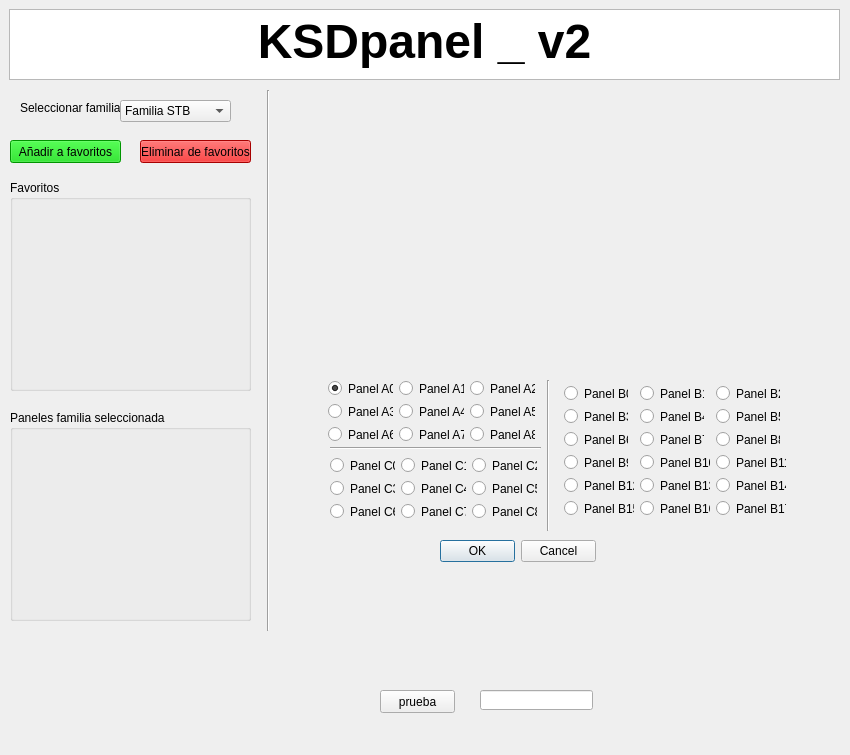
<?xml version="1.0" encoding="UTF-8"?>
<ui version="4.0">
 <class>KSDpanel</class>
 <widget class="QDialog" name="KSDpanel">
  <property name="geometry">
   <rect>
    <x>0</x>
    <y>0</y>
    <width>850</width>
    <height>755</height>
   </rect>
  </property>
  <property name="windowTitle">
   <string>Enter Position</string>
  </property>
  <widget class="QTextEdit" name="textEdit">
   <property name="geometry">
    <rect>
     <x>9</x>
     <y>9</y>
     <width>831</width>
     <height>71</height>
    </rect>
   </property>
   <property name="html">
    <string>&lt;!DOCTYPE HTML PUBLIC &quot;-//W3C//DTD HTML 4.0//EN&quot; &quot;http://www.w3.org/TR/REC-html40/strict.dtd&quot;&gt;
&lt;html&gt;&lt;head&gt;&lt;meta name=&quot;qrichtext&quot; content=&quot;1&quot; /&gt;&lt;style type=&quot;text/css&quot;&gt;
p, li { white-space: pre-wrap; }
&lt;/style&gt;&lt;/head&gt;&lt;body style=&quot; font-family:'MS Shell Dlg 2'; font-size:8.25pt; font-weight:400; font-style:normal;&quot;&gt;
&lt;p align=&quot;center&quot; style=&quot; margin-top:0px; margin-bottom:0px; margin-left:0px; margin-right:0px; -qt-block-indent:0; text-indent:0px;&quot;&gt;&lt;span style=&quot; font-size:36pt; font-weight:600;&quot;&gt;KSDpanel _ v2&lt;/span&gt;&lt;/p&gt;&lt;/body&gt;&lt;/html&gt;</string>
   </property>
  </widget>
  <widget class="Line" name="line">
   <property name="geometry">
    <rect>
     <x>260</x>
     <y>90</y>
     <width>16</width>
     <height>541</height>
    </rect>
   </property>
   <property name="orientation">
    <enum>Qt::Vertical</enum>
   </property>
  </widget>
  <widget class="QLabel" name="label">
   <property name="geometry">
    <rect>
     <x>20</x>
     <y>100</y>
     <width>101</width>
     <height>16</height>
    </rect>
   </property>
   <property name="text">
    <string>Seleccionar familia:</string>
   </property>
  </widget>
  <widget class="QComboBox" name="modeloPanelUI">
   <property name="geometry">
    <rect>
     <x>120</x>
     <y>100</y>
     <width>111</width>
     <height>22</height>
    </rect>
   </property>
   <item>
    <property name="text">
     <string>Familia STB</string>
    </property>
   </item>
   <item>
    <property name="text">
     <string>Familia A</string>
    </property>
   </item>
   <item>
    <property name="text">
     <string>Familia B</string>
    </property>
   </item>
   <item>
    <property name="text">
     <string>Familia C</string>
    </property>
   </item>
   <item>
    <property name="text">
     <string>Familia D</string>
    </property>
   </item>
   <item>
    <property name="text">
     <string>Familia E</string>
    </property>
   </item>
   <item>
    <property name="text">
     <string>Familia F</string>
    </property>
   </item>
   <item>
    <property name="text">
     <string>Familia G</string>
    </property>
   </item>
  </widget>
  <widget class="QPushButton" name="anadirFavoritos">
   <property name="geometry">
    <rect>
     <x>10</x>
     <y>140</y>
     <width>111</width>
     <height>23</height>
    </rect>
   </property>
   <property name="styleSheet">
    <string notr="true">background-color: rgb(0, 209, 0);</string>
   </property>
   <property name="text">
    <string>Añadir a favoritos</string>
   </property>
  </widget>
  <widget class="QPushButton" name="eliminarFavoritos">
   <property name="geometry">
    <rect>
     <x>140</x>
     <y>140</y>
     <width>111</width>
     <height>23</height>
    </rect>
   </property>
   <property name="styleSheet">
    <string notr="true">background-color: rgb(234, 0, 0);</string>
   </property>
   <property name="text">
    <string>Eliminar de favoritos</string>
   </property>
  </widget>
  <widget class="QGroupBox" name="groupBox">
   <property name="geometry">
    <rect>
     <x>10</x>
     <y>180</y>
     <width>241</width>
     <height>211</height>
    </rect>
   </property>
   <property name="title">
    <string>Favoritos</string>
   </property>
  </widget>
  <widget class="QGroupBox" name="groupBox_2">
   <property name="geometry">
    <rect>
     <x>10</x>
     <y>410</y>
     <width>241</width>
     <height>211</height>
    </rect>
   </property>
   <property name="title">
    <string>Paneles familia seleccionada</string>
   </property>
  </widget>
  <widget class="QLabel" name="imagenPanelUI">
   <property name="geometry">
    <rect>
     <x>280</x>
     <y>90</y>
     <width>551</width>
     <height>271</height>
    </rect>
   </property>
   <property name="text">
    <string/>
   </property>
   <property name="pixmap">
    <pixmap>../imagenes/REF_AH.jpg</pixmap>
   </property>
   <property name="scaledContents">
    <bool>true</bool>
   </property>
  </widget>
  <widget class="QRadioButton" name="modeloPanelA0">
   <property name="geometry">
    <rect>
     <x>328</x>
     <y>380</y>
     <width>65</width>
     <height>17</height>
    </rect>
   </property>
   <property name="text">
    <string>Panel A0</string>
   </property>
   <property name="checked">
    <bool>true</bool>
   </property>
  </widget>
  <widget class="QRadioButton" name="modeloPanelA1">
   <property name="geometry">
    <rect>
     <x>399</x>
     <y>380</y>
     <width>65</width>
     <height>17</height>
    </rect>
   </property>
   <property name="text">
    <string>Panel A1</string>
   </property>
  </widget>
  <widget class="QRadioButton" name="modeloPanelA2">
   <property name="geometry">
    <rect>
     <x>470</x>
     <y>380</y>
     <width>65</width>
     <height>17</height>
    </rect>
   </property>
   <property name="text">
    <string>Panel A2</string>
   </property>
  </widget>
  <widget class="QRadioButton" name="modeloPanelA3">
   <property name="geometry">
    <rect>
     <x>328</x>
     <y>403</y>
     <width>65</width>
     <height>17</height>
    </rect>
   </property>
   <property name="text">
    <string>Panel A3</string>
   </property>
  </widget>
  <widget class="QRadioButton" name="modeloPanelA4">
   <property name="geometry">
    <rect>
     <x>399</x>
     <y>403</y>
     <width>65</width>
     <height>17</height>
    </rect>
   </property>
   <property name="text">
    <string>Panel A4</string>
   </property>
  </widget>
  <widget class="QRadioButton" name="modeloPanelA5">
   <property name="geometry">
    <rect>
     <x>470</x>
     <y>403</y>
     <width>65</width>
     <height>17</height>
    </rect>
   </property>
   <property name="text">
    <string>Panel A5</string>
   </property>
  </widget>
  <widget class="QRadioButton" name="modeloPanelA6">
   <property name="geometry">
    <rect>
     <x>328</x>
     <y>426</y>
     <width>65</width>
     <height>17</height>
    </rect>
   </property>
   <property name="text">
    <string>Panel A6</string>
   </property>
  </widget>
  <widget class="QRadioButton" name="modeloPanelA7">
   <property name="geometry">
    <rect>
     <x>399</x>
     <y>426</y>
     <width>65</width>
     <height>17</height>
    </rect>
   </property>
   <property name="text">
    <string>Panel A7</string>
   </property>
  </widget>
  <widget class="QRadioButton" name="modeloPanelA8">
   <property name="geometry">
    <rect>
     <x>470</x>
     <y>426</y>
     <width>65</width>
     <height>17</height>
    </rect>
   </property>
   <property name="text">
    <string>Panel A8</string>
   </property>
  </widget>
  <widget class="QRadioButton" name="modeloPanelB0">
   <property name="geometry">
    <rect>
     <x>564</x>
     <y>385</y>
     <width>64</width>
     <height>17</height>
    </rect>
   </property>
   <property name="text">
    <string>Panel B0</string>
   </property>
  </widget>
  <widget class="QRadioButton" name="modeloPanelB1">
   <property name="geometry">
    <rect>
     <x>640</x>
     <y>385</y>
     <width>64</width>
     <height>17</height>
    </rect>
   </property>
   <property name="text">
    <string>Panel B1</string>
   </property>
  </widget>
  <widget class="QRadioButton" name="modeloPanelB2">
   <property name="geometry">
    <rect>
     <x>716</x>
     <y>385</y>
     <width>64</width>
     <height>17</height>
    </rect>
   </property>
   <property name="text">
    <string>Panel B2</string>
   </property>
  </widget>
  <widget class="QRadioButton" name="modeloPanelB3">
   <property name="geometry">
    <rect>
     <x>564</x>
     <y>408</y>
     <width>64</width>
     <height>17</height>
    </rect>
   </property>
   <property name="text">
    <string>Panel B3</string>
   </property>
  </widget>
  <widget class="QRadioButton" name="modeloPanelB4">
   <property name="geometry">
    <rect>
     <x>640</x>
     <y>408</y>
     <width>64</width>
     <height>17</height>
    </rect>
   </property>
   <property name="text">
    <string>Panel B4</string>
   </property>
  </widget>
  <widget class="QRadioButton" name="modeloPanelB5">
   <property name="geometry">
    <rect>
     <x>716</x>
     <y>408</y>
     <width>64</width>
     <height>17</height>
    </rect>
   </property>
   <property name="text">
    <string>Panel B5</string>
   </property>
  </widget>
  <widget class="QRadioButton" name="modeloPanelB6">
   <property name="geometry">
    <rect>
     <x>564</x>
     <y>431</y>
     <width>64</width>
     <height>17</height>
    </rect>
   </property>
   <property name="text">
    <string>Panel B6</string>
   </property>
  </widget>
  <widget class="QRadioButton" name="modeloPanelB7">
   <property name="geometry">
    <rect>
     <x>640</x>
     <y>431</y>
     <width>64</width>
     <height>17</height>
    </rect>
   </property>
   <property name="text">
    <string>Panel B7</string>
   </property>
  </widget>
  <widget class="QRadioButton" name="modeloPanelB8">
   <property name="geometry">
    <rect>
     <x>716</x>
     <y>431</y>
     <width>64</width>
     <height>17</height>
    </rect>
   </property>
   <property name="text">
    <string>Panel B8</string>
   </property>
  </widget>
  <widget class="QRadioButton" name="modeloPanelB9">
   <property name="geometry">
    <rect>
     <x>564</x>
     <y>454</y>
     <width>64</width>
     <height>17</height>
    </rect>
   </property>
   <property name="text">
    <string>Panel B9</string>
   </property>
  </widget>
  <widget class="QRadioButton" name="modeloPanelB10">
   <property name="geometry">
    <rect>
     <x>640</x>
     <y>454</y>
     <width>70</width>
     <height>17</height>
    </rect>
   </property>
   <property name="text">
    <string>Panel B10</string>
   </property>
  </widget>
  <widget class="QRadioButton" name="modeloPanelB11">
   <property name="geometry">
    <rect>
     <x>716</x>
     <y>454</y>
     <width>70</width>
     <height>17</height>
    </rect>
   </property>
   <property name="text">
    <string>Panel B11</string>
   </property>
  </widget>
  <widget class="QRadioButton" name="modeloPanelB12">
   <property name="geometry">
    <rect>
     <x>564</x>
     <y>477</y>
     <width>70</width>
     <height>17</height>
    </rect>
   </property>
   <property name="text">
    <string>Panel B12</string>
   </property>
  </widget>
  <widget class="QRadioButton" name="modeloPanelB13">
   <property name="geometry">
    <rect>
     <x>640</x>
     <y>477</y>
     <width>70</width>
     <height>17</height>
    </rect>
   </property>
   <property name="text">
    <string>Panel B13</string>
   </property>
  </widget>
  <widget class="QRadioButton" name="modeloPanelB14">
   <property name="geometry">
    <rect>
     <x>716</x>
     <y>477</y>
     <width>70</width>
     <height>17</height>
    </rect>
   </property>
   <property name="text">
    <string>Panel B14</string>
   </property>
  </widget>
  <widget class="QRadioButton" name="modeloPanelB15">
   <property name="geometry">
    <rect>
     <x>564</x>
     <y>500</y>
     <width>70</width>
     <height>17</height>
    </rect>
   </property>
   <property name="text">
    <string>Panel B15</string>
   </property>
  </widget>
  <widget class="QRadioButton" name="modeloPanelB16">
   <property name="geometry">
    <rect>
     <x>640</x>
     <y>500</y>
     <width>70</width>
     <height>17</height>
    </rect>
   </property>
   <property name="text">
    <string>Panel B16</string>
   </property>
  </widget>
  <widget class="QRadioButton" name="modeloPanelB17">
   <property name="geometry">
    <rect>
     <x>716</x>
     <y>500</y>
     <width>70</width>
     <height>17</height>
    </rect>
   </property>
   <property name="text">
    <string>Panel B17</string>
   </property>
  </widget>
  <widget class="QRadioButton" name="modeloPanelC0">
   <property name="geometry">
    <rect>
     <x>330</x>
     <y>457</y>
     <width>65</width>
     <height>17</height>
    </rect>
   </property>
   <property name="text">
    <string>Panel C0</string>
   </property>
  </widget>
  <widget class="QRadioButton" name="modeloPanelC1">
   <property name="geometry">
    <rect>
     <x>401</x>
     <y>457</y>
     <width>65</width>
     <height>17</height>
    </rect>
   </property>
   <property name="text">
    <string>Panel C1</string>
   </property>
  </widget>
  <widget class="QRadioButton" name="modeloPanelC2">
   <property name="geometry">
    <rect>
     <x>472</x>
     <y>457</y>
     <width>65</width>
     <height>17</height>
    </rect>
   </property>
   <property name="text">
    <string>Panel C2</string>
   </property>
  </widget>
  <widget class="QRadioButton" name="modeloPanelC_4">
   <property name="geometry">
    <rect>
     <x>330</x>
     <y>480</y>
     <width>65</width>
     <height>17</height>
    </rect>
   </property>
   <property name="text">
    <string>Panel C3</string>
   </property>
  </widget>
  <widget class="QRadioButton" name="modeloPanelC4">
   <property name="geometry">
    <rect>
     <x>401</x>
     <y>480</y>
     <width>65</width>
     <height>17</height>
    </rect>
   </property>
   <property name="text">
    <string>Panel C4</string>
   </property>
  </widget>
  <widget class="QRadioButton" name="modeloPanelC5">
   <property name="geometry">
    <rect>
     <x>472</x>
     <y>480</y>
     <width>65</width>
     <height>17</height>
    </rect>
   </property>
   <property name="text">
    <string>Panel C5</string>
   </property>
  </widget>
  <widget class="QRadioButton" name="modeloPanelC6">
   <property name="geometry">
    <rect>
     <x>330</x>
     <y>503</y>
     <width>65</width>
     <height>17</height>
    </rect>
   </property>
   <property name="text">
    <string>Panel C6</string>
   </property>
  </widget>
  <widget class="QRadioButton" name="modeloPanelC7">
   <property name="geometry">
    <rect>
     <x>401</x>
     <y>503</y>
     <width>65</width>
     <height>17</height>
    </rect>
   </property>
   <property name="text">
    <string>Panel C7</string>
   </property>
  </widget>
  <widget class="QRadioButton" name="modeloPanelC8">
   <property name="geometry">
    <rect>
     <x>472</x>
     <y>503</y>
     <width>65</width>
     <height>17</height>
    </rect>
   </property>
   <property name="text">
    <string>Panel C8</string>
   </property>
  </widget>
  <widget class="Line" name="line_2">
   <property name="geometry">
    <rect>
     <x>540</x>
     <y>380</y>
     <width>16</width>
     <height>151</height>
    </rect>
   </property>
   <property name="orientation">
    <enum>Qt::Vertical</enum>
   </property>
  </widget>
  <widget class="Line" name="line_3">
   <property name="geometry">
    <rect>
     <x>330</x>
     <y>440</y>
     <width>211</width>
     <height>16</height>
    </rect>
   </property>
   <property name="orientation">
    <enum>Qt::Horizontal</enum>
   </property>
  </widget>
  <widget class="QDialogButtonBox" name="buttonBox">
   <property name="geometry">
    <rect>
     <x>440</x>
     <y>540</y>
     <width>156</width>
     <height>23</height>
    </rect>
   </property>
   <property name="orientation">
    <enum>Qt::Horizontal</enum>
   </property>
   <property name="standardButtons">
    <set>QDialogButtonBox::Cancel|QDialogButtonBox::Ok</set>
   </property>
  </widget>
  <widget class="QPushButton" name="pushButton">
   <property name="geometry">
    <rect>
     <x>380</x>
     <y>690</y>
     <width>75</width>
     <height>23</height>
    </rect>
   </property>
   <property name="text">
    <string>prueba</string>
   </property>
  </widget>
  <widget class="QLineEdit" name="textoSalida">
   <property name="geometry">
    <rect>
     <x>480</x>
     <y>690</y>
     <width>113</width>
     <height>20</height>
    </rect>
   </property>
   <property name="readOnly">
    <bool>true</bool>
   </property>
  </widget>
 </widget>
 <resources/>
 <connections/>
</ui>
